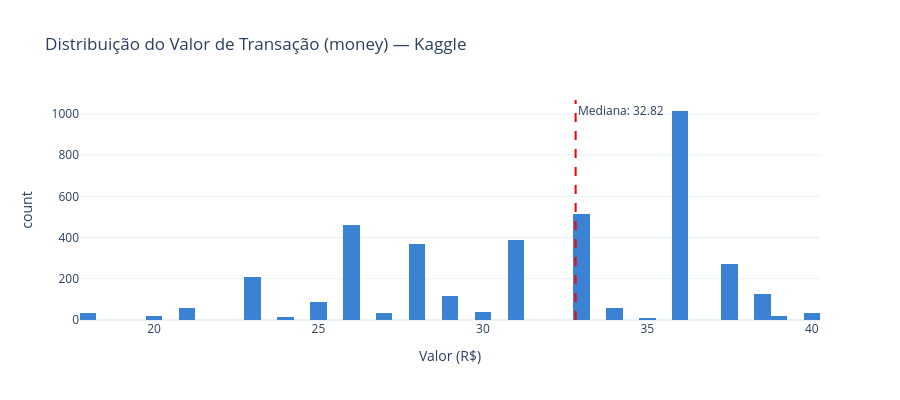

Write notebook code for a chart like this one.
### Markdown cell above
---

## 2 — Análise Univariada <a id="2-univariada"></a>

### Code cell
# ── 2.1  Distribuição de `money` ─────────────────────────────────────────────

print('=== money — estatísticas descritivas ===')
print(df['money'].describe().round(2).to_string())

fig_money = px.histogram(
    df,
    x='money',
    nbins=50,
    title=f'Distribuição do Valor de Transação (money) — Kaggle',
    labels={'money': 'Valor (R$)', 'count': 'Frequência'},
    color_discrete_sequence=['#3b82d4'],
    template='plotly_white',
)
fig_money.add_vline(
    x=df['money'].median(),
    line_dash='dash',
    line_color='red',
    annotation_text=f"Mediana: {df['money'].median():.2f}",
    annotation_position='top right',
)
fig_money.update_layout(height=400)
fig_money.show()

### Figure 1 — Plotly figure (JSON) as saved in the notebook; plotly's stock layout.template omitted (floating-point values rounded to 4 significant figures; data arrays with more than 128 entries replaced by an {"elided": "..."} marker saying what was removed)
{"data": [{"bingroup": "x", "hovertemplate": "Valor (R$)=%{x}<br>count=%{y}<extra></extra>", "legendgroup": "", "marker": {"color": "#3b82d4", "pattern": {"shape": ""}}, "name": "", "nbinsx": 50, "orientation": "v", "showlegend": false, "type": "histogram", "x": {"elided": "3882 float values"}, "xaxis": "x", "yaxis": "y"}], "layout": {"annotations": [{"showarrow": false, "text": "Mediana: 32.82", "x": 32.82, "xanchor": "left", "xref": "x", "y": 1, "yanchor": "top", "yref": "y domain"}], "barmode": "relative", "height": 400, "legend": {"tracegroupgap": 0}, "shapes": [{"line": {"color": "red", "dash": "dash"}, "type": "line", "x0": 32.82, "x1": 32.82, "xref": "x", "y0": 0, "y1": 1, "yref": "y domain"}], "title": {"text": "Distribuição do Valor de Transação (money) — Kaggle"}, "xaxis": {"anchor": "y", "domain": [0, 1], "title": {"text": "Valor (R$)"}}, "yaxis": {"anchor": "x", "domain": [0, 1], "title": {"text": "count"}}}}
